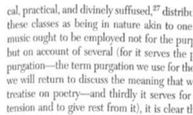
#> input picture dilation.png, 193 x 115 px, shrunk from 319 x 190 before the run, found by its file name
$ jupyter execute PCD_Assignment03.ipynb   (shell and % lines are left out)
#> lines starting #> are read from the running program, lines starting #| are printed output that depends on the picture; after the words box and inside, x2 and y2 are one past the last pixel; in counts of white or black regions, pixels touching at a corner belong together
<a href="https://colab.research.google.com/github/Plumz17/PCD_Assignment03/blob/main/PCD_Assignment03.ipynb" target="_parent"></a>

#Third Digital Image Processing Assignment
##Analysis of Morphological Processing Methods - Anders Emmanuel Tan (24/541351/PA/22964)
Description: Pada Assignment ini, saya akan membandingkan dan menganalisis keempat metode sederhana Morphological Processes, termasuk:

*   Dilation
*   Erotion
*   Opening
*   Closing

serta mengimplementasikan Otsu Segmentation pada citra-citra tersebut.

## 1. Setting Up Image to be Processed
Description: Pada Bagian Pertama Ini, kita akan mempersiapkan Citra-citra yang akan diproses nanti. Karena File yang diupload pada google colab hanya tersedia pada runtime, kita dapat mengunduh file tersebut dengan menyalin file pada Github Submission. Selain itu, kita dapat mengimpor library yang akan dipakai dan mengimpor juga citra-citra yang masing-masing disimpan pada sebuah variabel setelah diubah color mapnya menjadi monochrome agar pengolahan citra lebih mudah. Kemudian, kita dapat mempersiapkan sebuah function pembantu untuk membantu melihat perbandingan hasil citra dengan citra asli. Selain itu, kita dapat menambahkan fungsi Negative Image (dari assignment sebelumnya) agar yang disegmentasi pada proses Image Segmentation dapat berupa foreground citra tersebut.

[cell 1]
#Cloning Github Repository to get the Image

[cell 2]
# Import Important Libraries
import cv2 # For Reading Image
import numpy as np # For Manipulating Image Matrix
import matplotlib.pyplot as plt # For Showing Image
import math # For Math

filename = "/content/PCD_Assignment03/img.png"
filename_dilation = "/content/PCD_Assignment03/dilation.png"
filename_erosion = "/content/PCD_Assignment03/erosion.png"
filename_opening = "/content/PCD_Assignment03/opening.png"
filename_closing = "/content/PCD_Assignment03/closing.png"


img_dilate_ori = cv2.imread(filename_dilation) # Read Image
#> img_dilate_ori is the input picture: shape (115, 193, 3); min 106, max 255, mean 231.7
img_dilate_ori  = cv2.cvtColor(img_dilate_ori , cv2.COLOR_BGR2GRAY) # Change the color map
#> img_dilate_ori: shape (115, 193)

img_erosion_ori  = cv2.imread(filename_erosion) # Read Image
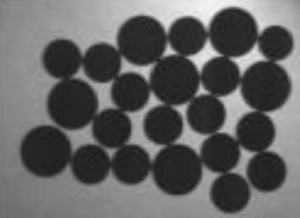
#> input picture erosion.png, 300 x 218 px, shrunk from 495 x 360 before the run, found by its file name
#> img_erosion_ori is the input picture: shape (218, 300, 3); min 25, max 245, mean 98
img_erosion_ori  = cv2.cvtColor(img_erosion_ori , cv2.COLOR_BGR2GRAY) # Change the color map
#> img_erosion_ori: shape (218, 300)

img_opening_ori  = cv2.imread(filename_opening) # Read Image
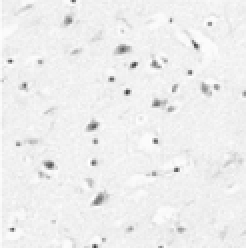
#> input picture opening.png, 123 x 124 px, shrunk from 203 x 204 before the run, found by its file name (shown 2 times larger)
#> img_opening_ori is the input picture: shape (124, 123, 3); min 59, max 255, mean 237.7
img_opening_ori  = cv2.cvtColor(img_opening_ori , cv2.COLOR_BGR2GRAY) # Change the color map
#> img_opening_ori: shape (124, 123)

img_closing_ori  = cv2.imread(filename_closing) # Read Image
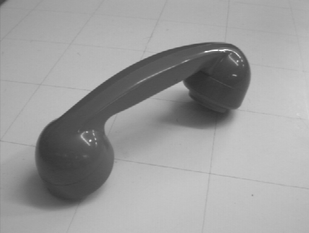
#> input picture closing.png, 309 x 233 px, shrunk from 510 x 384 before the run, found by its file name
#> img_closing_ori is the input picture: shape (233, 309, 3); min 43, max 253, mean 157
img_closing_ori  = cv2.cvtColor(img_closing_ori , cv2.COLOR_BGR2GRAY) # Change the color map
#> img_closing_ori: shape (233, 309)

[cell 3]
def show(before, segmented=None, processed=None, title1="Original", title2="Segmented", title3="Processed"): # Helper function to check the before and after of the enhancement
  plt.figure(figsize=(10,5))

   # Show original
  plt.subplot(1,3,1)
  plt.imshow(before, cmap='gray', vmin=0, vmax=255) #vmin and max to preserve original image's contrast
  plt.title(title1)
  plt.axis("off")

  # Show segmented
  plt.subplot(1,3,2)
  plt.imshow(segmented, cmap='gray', vmin=0, vmax=255)
  plt.title(title2)
  plt.axis("off")

  # Show processed
  plt.subplot(1,3,3)
  plt.imshow(processed, cmap='gray', vmin=0, vmax=255)
  plt.title(title3)
  plt.axis("off")

  plt.show()

[cell 4]
def negative(img): ## Negative Image
  out = img.copy()
  L = 256 # max pixel
  for i in range(out.shape[0]): #Iterate for every pixel in the x axis (Reminder that img.shape returns (width, height, channel))
    for j in range(out.shape[1]): #Iterate for every pixel in the y axis
      out[i][j] = L - 1 - out[i][j] # Use the formula s = (L - 1) - r, where L is 256 so s = 255 - r
  return out

img_dilate = negative(img_dilate_ori)
img_erosion = negative(img_erosion_ori)
#> after the loop in negative (call 2), `for i in range(out.shape[0]):`:
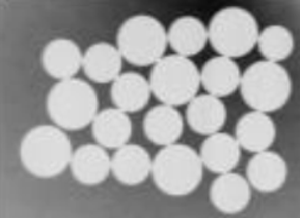
#> out: shape (218, 300); min 10, max 230, mean 157
img_opening = negative(img_opening_ori)
img_closing = negative(img_closing_ori)
#> after the loop in negative (call 4), `for i in range(out.shape[0]):`:
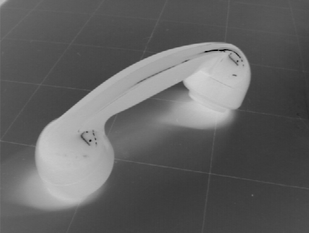
#> out: shape (233, 309); min 2, max 212, mean 98

## 2. Image Segmentation (Otsu's Thresholding)
Description: Untuk membuat segmentasi lebih adaptif, kita dapat menggunakan metode Otsu Thresholding untuk mencari Threshold optimal pada suatu cita. Hal tersebut dapat diperoleh dengan menghitung bobot, rerata, serta variansi intensitas pixel pada suatu citra dan kemudian menghitung Within Class Invariance dari Citra tersebut. Terakhir, kita dapat memilih Threshold dengan Within Class Invariance terkecil untuk dijadikan threshold optimal citra tersebut.

[cell 5]
def find_otsu_threshold(image):
  hist, bins = np.histogram(image.flatten(), 256, [0, 256]) #Make the PDF of the histogram
  totalPixel = image.size
  normilizedProb = hist / totalPixel # Normalize the histogram for easier calculation
  intensityLevels = np.arange(256)
  #Define used variables to minimize WCI
  minVariance = float("inf")
  optimalTreshold = 0

  #Loop over every single Threshold from 0 to 255
  for T in range(256):
    #Calculate Weight, Mean, and Variance of background
    wb = np.sum(normilizedProb[:T + 1])
    if wb == 0:
      continue
    meanb_up = np.sum(intensityLevels[:T + 1] * normilizedProb[:T + 1])
    meanb = meanb_up / wb
    varianceb_up = np.sum(normilizedProb[:T + 1] * (intensityLevels[:T + 1] - meanb)**2)
    varianceb = varianceb_up / wb

    #Calculate Weight, Mean, and Variance of foreground
    wf = np.sum(normilizedProb[T + 1:])
    if wf == 0:
      break

    meanf_up = np.sum(intensityLevels[T + 1:] * normilizedProb[T + 1:])
    meanf = meanf_up / wf
    variancef_up = np.sum(normilizedProb[T + 1:] * (intensityLevels[T + 1:] - meanf)**2)
    variancef = variancef_up / wf

    #Use Otsu Method Formula
    within_class_variance = wb * varianceb + wf * variancef

    #Override Threshold if more otpimal
    if within_class_variance < minVariance:
      minVariance = within_class_variance
      optimalTreshold = T
  return optimalTreshold

[cell 6]
def segment(image, threshold = 128):
  segmented_image = np.zeros(image.shape, dtype = np.uint8)
  row, col = image.shape

  for r in range(row):
    for c in range(col):
      if image[r,c] > threshold:
        segmented_image[r,c] = 255
      else:
        segmented_image[r,c] = 0

  return segmented_image

## 3. Morphological Processes

###3A. Dilation
Description: Setelah kita mensegment citra yang akan kita gunakan, kita dapat melakukan morphological processes untuk membuat citra-citra lebih mudah diproses oleh sistem. Metode pertama yang akan dibahas adalah Dilatasi. Dilatasi bertujuan untuk memperbesar area foreground pada suatu citra biner. Proses tersebut melibatkan sebuah kernel yang menambahkan piksel pada tepi objek apabila ada piksel foreground yang overlap dengan kernel tersebut. Salah satu kasus yang dapat memanfaatkan metode ini adalah untuk optical character recognition pada suatu historical document yang banyak memiliki piksel-piksel yang terputus. Kita dapat menggunakan Dilasi untuk memastikan bahwa setiap karakter telah disegmentasikan menjadi hanya satu bagian seperti yang dilihat pada contoh dibawah.

[cell 7]
def dilate(img, kernel_size = 3):
  rows, cols = img.shape
  dilated = np.zeros_like(img)
  kernel = np.ones((kernel_size, kernel_size), dtype=int)
  k_rows, k_cols = kernel.shape
  pad_rows, pad_cols = k_rows // 2, k_cols // 2 #Calculate padding amojnt

  padded = np.pad(img, ((pad_rows, pad_rows), (pad_cols, pad_cols)), mode='constant', constant_values=0) #Pad zero to the edge of the kernel
  for i in range(rows): #Process Every pixel
    for j in range(cols):
      region = padded[i:i+k_rows,j:j+k_cols] #Find Overlapped Region
      if np.any(region * kernel): #If region and kernel overlapped change background to foreground
        dilated[i, j] = 255
  return dilated

optimal_threshold = find_otsu_threshold(img_dilate)
#> in find_otsu_threshold, `hist, bins = np.histogram(image.flatten(), 256, [0, 256])`: hist = 256 values, max 4018 at index 0, min 0 at index 131, mean 86.7; bins = 257 values from 0 to 256
#> in find_otsu_threshold, `normilizedProb = hist / totalPixel`: normilizedProb = 256 values, max 0.181 at index 0, min 0 at index 131, mean 0.00391
#> the loop in find_otsu_threshold, `for T in range(256):` made 150 passes
#> (wb, meanb_up, meanb, varianceb_up, varianceb, wf, meanf_up, meanf) on passes 1 to 12: (0.181, 0, 0, 0, 0, 0.819, 23.32, 28.47), (0.246, 0.0653, 0.265, 0.048, 0.195, 0.754, 23.25, 30.85), (0.311, 0.196, 0.628, 0.203, 0.652, 0.689, 23.12, 33.58), (0.379, 0.397, 1.05, 0.514, 1.36, 0.621, 22.92, 36.88), (0.442, 0.652, 1.47, 0.989, 2.24, 0.558, 22.67, 40.64), (0.5, 0.942, 1.88, 1.63, 3.25, 0.5, 22.38, 44.78), (0.538, 1.17, 2.17, 2.23, 4.14, 0.462, 22.15, 47.98), (0.553, 1.27, 2.3, 2.55, 4.62, 0.447, 22.05, 49.29), (0.563, 1.35, 2.4, 2.88, 5.11, 0.437, 21.97, 50.25), (0.571, 1.43, 2.5, 3.24, 5.67, 0.429, 21.89, 51.07), (0.58, 1.51, 2.61, 3.7, 6.39, 0.42, 21.81, 51.88), (0.587, 1.59, 2.71, 4.21, 7.17, 0.413, 21.73, 52.6)
#> (wb, meanb_up, meanb, varianceb_up, varianceb, wf, meanf_up, meanf) on passes 40 to 45: (0.749, 5.65, 7.54, 78.41, 104.7, 0.251, 17.67, 70.44), (0.754, 5.86, 7.76, 83.73, 111, 0.246, 17.46, 71.07), (0.76, 6.08, 8, 89.76, 118.1, 0.24, 17.24, 71.76), (0.765, 6.3, 8.24, 95.81, 125.2, 0.235, 17.01, 72.43), (0.77, 6.51, 8.46, 101.7, 132, 0.23, 16.81, 73.05), (0.775, 6.72, 8.68, 107.6, 138.9, 0.225, 16.6, 73.66)
print(f"Optimal Threshold: {optimal_threshold}")
#| Optimal Threshold: 38
img_dilate = segment(img_dilate, optimal_threshold)
#> after the loop in segment, `for r in range(row):`:
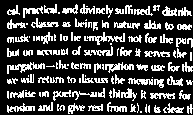
#> segmented_image: shape (115, 193); 25.6% white in thin lines or dots
dilated_img = dilate(img_dilate, 3)
#> in dilate, `padded = np.pad(img, ((pad_rows, pad_rows), (pad_cols, pad_cols)), mod..`: padded: shape (117, 195); 24.9% white in thin lines or dots, all inside (x1, y1, x2, y2) = (8, 5, 194, 115)
#> after the loop in dilate, `for i in range(rows):`: dilated: shape (115, 193); 53.3% white; 3 black regions (2 under 20 px), largest, box (x1, y1, x2, y2) and area: (0, 0, 193, 115) 10357
show(img_dilate_ori, img_dilate, dilated_img)

###3B. Erosion
Description: Selain metode Dilasi, kita sekarang akan membahas metode Erosi. Erosi merupakan kebalikan dari Erosi, ia bertujuan untuk memperkecil atau mengikis area foreground pada suatu citra biner. Seperti Dilasi, Proses tersebut juga melibatkan sebuah kernel. Namun, tidak seperti Dilasi, sebuah piksel foreground tidak akan diubah menjadi background jika seluruh elemen pada kernel tersebut berada diatas piksel foreground. Salah satu kasus yang dapat memanfaatkan metode ini adalah untuk menghitung jumlah objek pada suatu citra. Hal tersebut sangat membantu jika objek pada citra tersebut bersentuhan (seperti pada citra dibawah) yang menyebabkan komputer mengsegmentasi beberapa objek menjadi satu sehingga perhitungan akan tidak akurat. Pada hasil erosi, kita dapat melihat bahwa objek-objek pada citra dibawah dapat dipisah setelah dilakukan erosi.

[cell 8]
def erode(img, kernel_size = 3):
  rows, cols = img.shape
  eroded = np.zeros_like(img)
  kernel = np.ones((kernel_size, kernel_size), dtype=int)
  k_rows, k_cols = kernel.shape
  pad_rows, pad_cols = k_rows // 2, k_cols // 2 #Calculate padding amojnt

  padded = np.pad(img, ((pad_rows, pad_rows), (pad_cols, pad_cols)), mode='constant', constant_values=0) #Pad zero to the edge of the kernel
  for i in range(rows): #Process Every pixel
    for j in range(cols):
      region = padded[i:i+k_rows,j:j+k_cols] #Find Overlapped Region
      if np.all(region * kernel == 255): #Change foreground to background if region is not in all of kernel
        eroded[i, j] = 255
      else:
        eroded[i, j] = 0
  return eroded

optimal_threshold = find_otsu_threshold(img_erosion)
print(f"Optimal Threshold: {optimal_threshold}")
#| Optimal Threshold: 157
img_erosion = segment(img_erosion, optimal_threshold)
#> call 2 of segment, with threshold = 157
#> after the loop in segment (call 2), `for r in range(row):`:
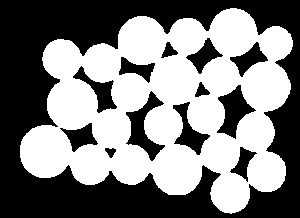
#> segmented_image: shape (218, 300); 49.7% white; 1 white region, box (x1, y1, x2, y2) and area: (20, 8, 293, 214) 32502
eroded_img = erode(img_erosion, 25)
#> in erode, `padded = np.pad(img, ((pad_rows, pad_rows), (pad_cols, pad_cols)), mod..`: padded: shape (242, 324); 41.5% white; 1 white region, box (x1, y1, x2, y2) and area: (32, 20, 305, 226) 32502
#> after the loop in erode, `for i in range(rows):`:
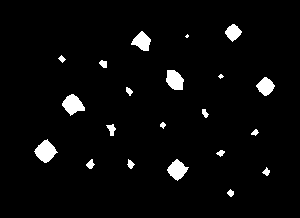
#> eroded: shape (218, 300); 3.6% white; 21 white regions (2 under 20 px), largest, box (x1, y1, x2, y2) and area: (34, 139, 58, 163) 329, (62, 94, 85, 116) 301, (166, 70, 184, 90) 272
show(img_erosion_ori, img_erosion, eroded_img)

###3C. Opening
Description: Seletah kita membahas Erosi dan Dilasi, kita dapat menggabungkan kedua metode tersebut. Pada metode Opening, kita akan melakukan erosi yang diikuti oleh dilasi. Tujuan utama dari metode ini adalah untuk menghilangkan noise atau objek-objek yang kecil pada suatu citra tanpa terlalu mengubah bentuk atau ukuran objek utama. Pada Fase Erosi, program akan menghilangkan noise dan piksel-piksel kecil pada citra. Kemudian pada fase Dilasi, program akan mengembalikan ukuran pada objek-objek utama yang telah dikikis pada fase erosi sehingga objek tersebut tidak mengecil. Kita dapat melihat pada contoh implementasi dibawah bahwa algoritma berhasil menghilangkan sel-sel kecil sementara sel yang besar dapat bertahan.

[cell 9]
def opening(img, kernel_size = 3):
  eroded = erode(img, kernel_size)
  opened = dilate(eroded, kernel_size)
  return opened

optimal_threshold = find_otsu_threshold(img_opening)
print(f"Optimal Threshold: {optimal_threshold}")
#| Optimal Threshold: 53
img_opening = segment(img_opening, optimal_threshold)
#> after the loop in segment (call 3), `for r in range(row):`: segmented_image: shape (124, 123); 2.4% white in thin lines or dots
opened_img = opening(img_opening, 3)
#> in erode (call 2), `padded = np.pad(img, ((pad_rows, pad_rows), (pad_cols, pad_cols)), mod..`: padded: shape (126, 125); 2.4% white in thin lines or dots
#> after the loop in erode (call 2), `for i in range(rows):`: eroded: shape (124, 123); 0.19% white in thin lines or dots, all inside (x1, y1, x2, y2) = (24, 9, 103, 102)
#> call 2 of dilate, with kernel_size = 3
#> in dilate (call 2), `padded = np.pad(img, ((pad_rows, pad_rows), (pad_cols, pad_cols)), mod..`: padded: shape (126, 125); 0.18% white in thin lines or dots, all inside (x1, y1, x2, y2) = (25, 10, 104, 103)
#> after the loop in dilate (call 2), `for i in range(rows):`:
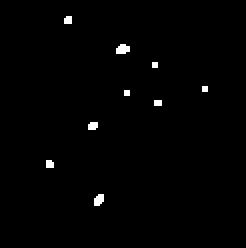
#> dilated: shape (124, 123) (shown 2 times larger); 0.91% white; 9 white regions (7 under 20 px), largest, box (x1, y1, x2, y2) and area: (58, 22, 65, 27) 28, (47, 97, 52, 103) 24
show(img_opening_ori, img_opening, opened_img)

###3D. Closing
Description: Setelah kita mengimplementasikan Opening, kita akan membahas metode kebalikannya yaitu Closing. Sebaliknya Opening, Closing melakukan dilasi dahulu, yang kemudian diikuti oleh Closing. Tujuan utama metode ini adalah menutupi lubang-lubang yang tersisa pada proses segmentasi. Pada proses dilasi, program akan menutupi celah-celah pada objek dan setelah itu ukuran objek akan dikembalikan menjadi ukuran awal sehingga pada dasarnya, program hanya menutupi celah-celah yang terbentuk. Hasil proses tersebut membuat objek menjadi menyatu dan utuh. Kita dapat melihat contoh dibawah untuk lebih memperjelasan penjelasan saya. Bisa dilihat bahwa refleksi pada objek dibawah terhitung sebagai background pada proses segmentasi. Namun, ketika kita menerapkan closing pada citra tersebut, kita dapat menutup celah yang disebabkan oleh refleksi tersebut sehingga pada hasil akhirnya hanya terdapat satu objek yang utuh tanpa adanya lubang.

[cell 10]
def closing(img, kernel_size = 3):
  dilated = dilate(img, kernel_size)
  closed = erode(dilated, kernel_size)
  return closed

optimal_threshold = find_otsu_threshold(img_closing)
print(f"Optimal Threshold: {optimal_threshold}")
#| Optimal Threshold: 125
img_closing = segment(img_closing, optimal_threshold)
#> after the loop in segment (call 4), `for r in range(row):`: segmented_image: shape (233, 309); 21.9% white; 2 white regions, box (x1, y1, x2, y2) and area: (16, 42, 250, 210) 15740, (0, 0, 8, 8) 35
closed_img = closing(img_closing, 5)
#> in dilate (call 3), `padded = np.pad(img, ((pad_rows, pad_rows), (pad_cols, pad_cols)), mod..`: padded: shape (237, 313); 21.3% white; 2 white regions, box (x1, y1, x2, y2) and area: (18, 44, 252, 212) 15740, (2, 2, 10, 10) 35
#> after the loop in dilate (call 3), `for i in range(rows):`: dilated: shape (233, 309); 25% white; 2 white regions, box (x1, y1, x2, y2) and area: (14, 40, 252, 212) 17934, (0, 0, 10, 10) 71
#> call 3 of erode, with kernel_size = 5
#> in erode (call 3), `padded = np.pad(img, ((pad_rows, pad_rows), (pad_cols, pad_cols)), mod..`: padded: shape (237, 313); 24.3% white; 2 white regions, box (x1, y1, x2, y2) and area: (16, 42, 254, 214) 17934, (2, 2, 12, 12) 71
#> after the loop in erode (call 3), `for i in range(rows):`:
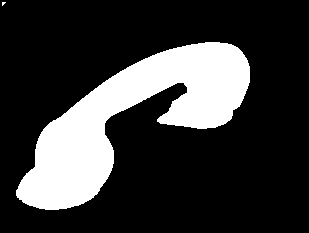
#> eroded: shape (233, 309); 22.2% white; 2 white regions (1 under 20 px), largest, box (x1, y1, x2, y2) and area: (16, 42, 250, 210) 15970
show(img_closing_ori, img_closing, closed_img)
